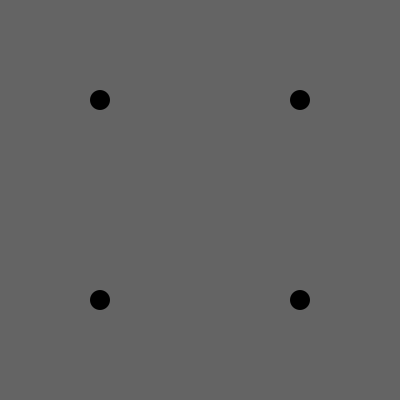
Frame 1 (no input)
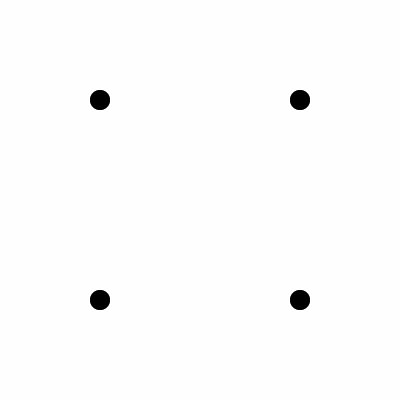
Frame 60 (the mouse pressed at the canvas centre just before this capture)
Frame 120 (the mouse held since frame 60 and released just before this capture): identical to frame 60, image omitted

The Processing sketch that drew these frames (run headless with seeded random() and noise(); from frame 60 on, the mouse is pressed at the canvas centre):

// Processing sketch: processing_41249
// ── processing_41249.pde

float max_distance1;
float max_distance2;
float max_distance3;
float max_distance4;

void setup() {
  size(400, 400);
  background(0);
  smooth();
}

void draw() {
  noStroke();
  fill(255, 100);
  rect(0, 0, width, height);
  fill(0);
  ellipse(100, 100, 20, 20);
  ellipse(300, 100, 20, 20);
  ellipse(100, 300, 20, 20);
  ellipse(300, 300, 20, 20);



  //ellipse 100,100

    max_distance1 = dist(100, 100, mouseX, mouseY);
  max_distance2 = dist(300, 100, mouseX, mouseY);
  max_distance3 = dist(100, 300, mouseX, mouseY);
  max_distance4 = dist(300, 300, mouseX, mouseY);

  fill(0);   
  ellipse(100, 100, (2000/max_distance1), (2000/max_distance1) );
  ellipse(300, 100, (2000/max_distance2), (2000/max_distance2) );
  ellipse(100, 300, (2000/max_distance3), (2000/max_distance3) );
  ellipse(300, 300, (2000/max_distance4), (2000/max_distance4) );
}
